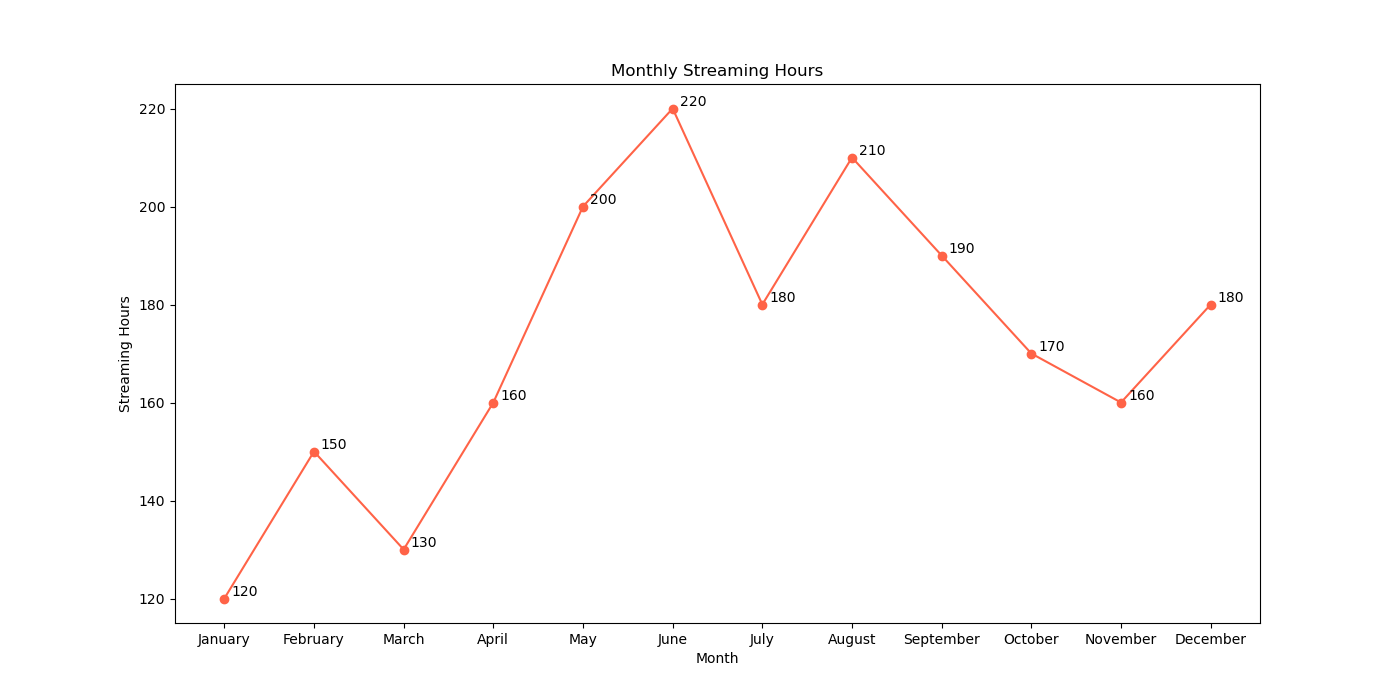

Recreate this plot in Python.

import matplotlib.pyplot as plt

# Data for plotting
months = ['January', 'February', 'March', 'April', 'May', 'June', 'July', 'August', 'September', 'October', 'November', 'December']
streaming_hours = [120, 150, 130, 160, 200, 220, 180, 210, 190, 170, 160, 180]

# Create a new figure with specific width and height
plt.figure(figsize=(14, 7))

# Plotting the line chart with a specific color scheme
plt.plot(months, streaming_hours, marker='o', linestyle='-', color='#FF6347')  # Tomato color

# Assign annotations/labels to specific data points to provide additional information
for i, hours in enumerate(streaming_hours):
    plt.annotate(str(hours), xy=(months[i], hours), xytext=(5, 2), textcoords='offset points')

# Modify the chart title and labels
plt.title('Monthly Streaming Hours')
plt.xlabel('Month')
plt.ylabel('Streaming Hours')

# Show the plot
plt.show()
